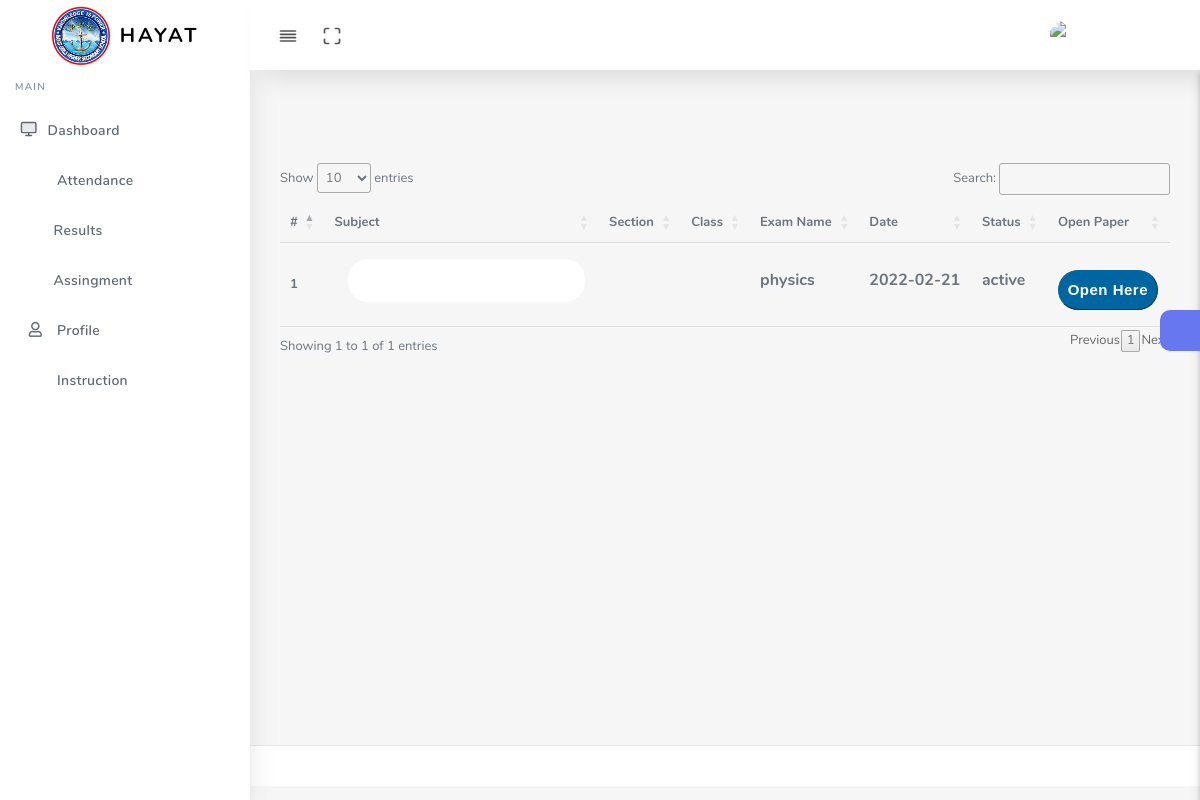
/student/results.php (signed in), run on the app's committed database.
### tables this page shows
CREATE TABLE `test_data` (
  `test_id` int(255) NOT NULL,
  `test_name` varchar(100) NOT NULL,
  `subject` varchar(100) NOT NULL,
  `t_id` varchar(100) NOT NULL,
  `section` varchar(20) NOT NULL,
  `class` varchar(20) NOT NULL,
  `time` varchar(4) NOT NULL,
  `status` varchar(20) NOT NULL DEFAULT 'unactive' COMMENT 'Active Exam Or Not',
  `created` datetime(6) DEFAULT CURRENT_TIMESTAMP(6),
  `admin_approval` int(2) NOT NULL DEFAULT '0' COMMENT 'admin approve of exams or not(testing phase)'
);

### student/results.php (the view, shortened to what this page needs)
<?php
include '../connection/config.php';
if(!isset($_SESSION["in"]) || $_SESSION["in"] !== true && $_SESSION["st"] === true){
  header("Location:/h_st/index.php");
  exit;
}else{
  $sid = $_SESSION["st_id"];
}
$sql_img = "select user_image from students where roll_no ='$sid' and user_image = '0'";
$conn_img = mysqli_query($conn,$sql_img);
$p_img= mysqli_num_rows($conn_img);
?>
<!DOCTYPE html>
<html lang="en">
<head>
  <link rel="stylesheet" href="assets/css/app.min.css">
  <link rel="stylesheet" href="assets/css/style.css">
  <link rel="stylesheet" href="assets/css/components.css">
  <link rel="stylesheet" href="assets/css/custom.css">
   <link rel="stylesheet" type="text/css" href="https://cdn.datatables.net/1.10.25/css/jquery.dataTables.css">
</head>
<body>
  <div id="app">
    <div class="main-wrapper main-wrapper-1">
      <div class="navbar-bg"></div>
      <nav class="navbar navbar-expand-lg main-navbar sticky">
        <div class="form-inline mr-auto">
          <ul class="navbar-nav mr-3">
            <li><a href="#" data-toggle="sidebar" class="nav-link nav-link-lg
									collapse-btn"> <i data-feather="align-justify"></i></a></li>
            <li><a href="#" class="nav-link nav-link-lg fullscreen-btn">
                <i data-feather="maximize"></i>
              </a></li>
          </ul>
        </div>
        <ul class="navbar-nav navbar-right">
          <li class="dropdown"><a href="#" data-toggle="dropdown"
              class="nav-link dropdown-toggle nav-link-lg nav-link-user">
<?php
    if($p_img == 1){
      echo  "<img id='profileImage' src='assets/img/pic girls.jpg' class='mobile_profile_image' alt='Please Uploaded Photo'>";
}else{
   echo  "<img id='profileImage' src='$uimg' class='mobile_profile_image' alt='Uploaded Photo'>";
}
?>
      <span class="d-sm-none d-lg-inline-block"></span></a>
          </li>
        </ul>
      </nav>
      <div class="main-sidebar sidebar-style-2">
        <aside id="sidebar-wrapper">
          <div class="sidebar-brand">
            <a href="dashboard.php"> <img alt="image" src="../assets/images/logo.jpg" id="logo_header" class="header-logo" /> <span
                class="logo-name">HAYAT</span>
            </a>
          </div>
          <ul class="sidebar-menu">
            <li class="menu-header">Main</li>
            <li class="dropdown">
              <a href="dashboard.php" class="nav-link"><i data-feather="monitor"></i><span>Dashboard</span></a>
            </li>
            <li class="dropdown">
              <a href="attendance.php" class="nav-link"><i class="fas fa-school"></i></i><span>Attendance</span></a>
            </li>
            <li class="dropdown">
              <a href="results.php" class="nav-link"><i class="fa fa-book" aria-hidden="true"></i><span>Results</span></a>
            </li>
            <li class="dropdown">
              <a href="assingment.php" class="nav-link"><i class="fa fa-tasks" aria-hidden="true"></i><span>Assingment</span></a>
            </li>
            <li class="dropdown">
              <a href="profile.php" class="nav-link"><i class="far fa-user"></i><span>Profile</span></a>
            </li>
            <li class="dropdown">
              <a href="instruction.php" class="nav-link"><i class="fas fa-book-open"></i><span>Instruction</span></a>
          </li>
          </ul>
        </aside>
      </div>
      <div class="main-content">
        <section class="section">
          <div class="section-body">
            <div class="SelectPaper">
    <table id="table_exam">
  <thead>
    <tr>
      <th>#</th>
      <th>Subject</th>
      <th>Section</th>
      <th>Class</th>
      <th>Exam Name</th>
      <th>Date</th>
      <th>Status</th>
      <th>Open Paper</th>
    </tr>
   </thead>
<?php
$sql_sub = "SELECT * FROM test_data WHERE class = '$class' and section = '$sec'";
$result_sub = mysqli_query($conn,$sql_sub);
$i =1;
while($sub = mysqli_fetch_assoc($result_sub)){
    $Subject = $sub['subject'];
    $status = $sub['status'];
    $section = $sub['section'];
    $class = $sub['class'];
    $test_name = $sub['test_name'];
    $test_id = $sub['test_id'];
    $date = $sub['created'];
    $date = substr($date,0,10);
        echo  "<tbody>".
            "<tr>".
            "<th scope='row'>$i</th>".
            "<form method='post'>".
            "<td>"."<h6><input type='text' id='sub' name='sub' value='"."$Subject"."' readonly></h6>"."</td>".
            "<td>"."<h6>$section</h6>"."</td>".
            "<td>"."<h6>$class</h6>"."</td>".
            "<td>"."<h6>$test_name</h6>"."</td>".
            "<td>"."<h6>$date</h6>"."</td>".
            "<td id='status-$i' >"."<h6>$status</h6>"."</td>".
            "<td>".
            "<input type='hidden' name='id' value='"."$test_id"."'>
            <input type='hidden' name='ex_n' value='"."$test_name"."'>
            <input type='submit' id='btn-$i' class='btn' value='Open Here' name='open_paper'>
            </form>".
            "</td>".
            "</tr>";
            $i =$i +1;
    }
echo "</tbody>
      </table>";
?>
    </div>
          </div>
        </section>
        <div class="settingSidebar">
          <a href="javascript:void(0)" class="settingPanelToggle"> <i class="fa fa-spin fa-cog"></i>
          </a>
        </div>
      </div>
      <footer class="main-footer">
      </footer>
    </div>
  </div>
</body>
</html>

### student/results.php (style rules this page uses)
#logo_header { width: 60px; height: 60px; }
#profileImage { width: 50px; height: 50px; border-radius: 30px; }
.btn { background: #0066A2; color: white; border-style: outset; border-color: #0066A2; height: 50px; width: 120px; font: bold 15px arial, sans-serif; text-shadow:none; margin-top: 10px; padding: 0px; border-radius: 80px; }
#profileImage { width: 60px; }
#sub { margin: 8px 12px; box-sizing: border-box; outline: none; padding: 12px 20px; margin: 8px 0; margin-left: 13px; border-width:0px; border:none; outline-style: 1px solid #eee; border-radius: 20px; }
td { padding: 8px; }
th { padding: 8px; }
.btn { background: #0066A2; color: white; border-style: outset; border-color: #0066A2; height: 40px; width: 100px; font: bold 15px arial, sans-serif; text-shadow:none; border-radius: 20px; margin-left: 0px; }

### data on the page
test_data: test_name "physics", created "2022-02-21", status "active"
